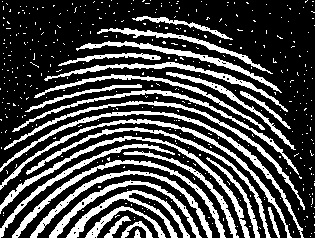
#> input picture entrega2/4-morfologicas/imagenes/imagen5.jpg, 315 x 238 px
$ python 4_2_apertura_clausura_binarias.py
#> lines starting #> are read from the running program, lines starting #| are printed output that depends on the picture; after the words box and inside, x2 and y2 are one past the last pixel; in counts of white or black regions, pixels touching at a corner belong together
# Implementar la apertura y clausura de una imagen binaria

import numpy as np
from PIL import Image, ImageOps
import matplotlib.pyplot as plt
from scipy import ndimage

def imageToArray(filename:str, rgb:bool=False):
#> called with filename = 'imagenes/imagen5.jpg', rgb = False
    img = Image.open(filename)
#> img is the input picture: PIL image 315x238 RGB; min 0, max 255, mean 73.1
    if not rgb:
        img = ImageOps.grayscale(img)
#> img: PIL image 315x238 L
    img_array = np.array(img)
    return img_array

def binaria(input_image, th=127):
#> called with th = 127
    result_image=input_image>=127
#> result_image: shape (238, 315) bool; 28.5% white; 414 white regions (387 under 20 px), largest, box (x1, y1, x2, y2) and area: (0, 111, 304, 238) 1388, (0, 136, 250, 238) 1372, (0, 119, 292, 238) 1337
    return result_image

def apertura(input_image,structure_rank=2, structure_connectivity=1):
#> called with structure_rank = 2, structure_connectivity = 1
    structure=ndimage.generate_binary_structure(structure_rank, structure_connectivity)
    result_image = ndimage.binary_erosion(input_image,structure=structure )
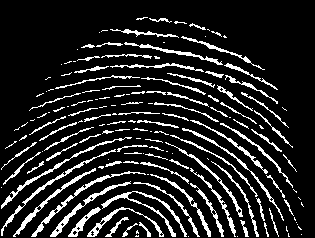
#> result_image: shape (238, 315) bool; 14% white in thin lines or dots, all inside (x1, y1, x2, y2) = (1, 17, 304, 237)
    result_image = ndimage.binary_dilation(result_image,structure=structure )
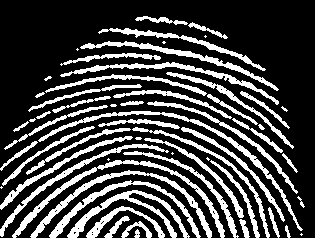
#> result_image: shape (238, 315) bool; 26.5% white; 59 white regions (12 under 20 px), largest, box (x1, y1, x2, y2) and area: (12, 160, 225, 238) 1269, (38, 111, 303, 231) 1189, (30, 170, 212, 238) 1149
    return result_image

def clausura(input_image, structure_rank=2, structure_connectivity=1):
#> called with structure_rank = 2, structure_connectivity = 1
    structure=ndimage.generate_binary_structure(structure_rank, structure_connectivity)
    result_image = ndimage.binary_dilation(input_image,structure=structure )
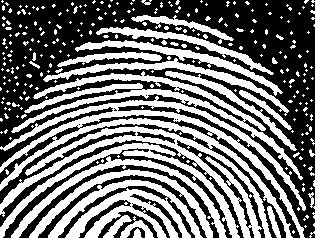
#> result_image: shape (238, 315) bool; 44.6% white; 278 white regions (248 under 20 px), largest, box (x1, y1, x2, y2) and area: (0, 96, 306, 238) 10524, (11, 71, 303, 180) 3789, (48, 179, 203, 238) 3651
    result_image = ndimage.binary_erosion(result_image,structure=structure )
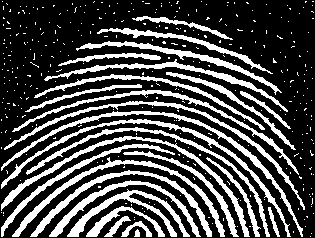
#> result_image: shape (238, 315) bool; 29% white; 366 white regions (339 under 20 px), largest, box (x1, y1, x2, y2) and area: (1, 111, 303, 237) 1421, (1, 136, 250, 237) 1398, (1, 119, 291, 237) 1374
    return result_image


A = imageToArray("imagenes/imagen5.jpg")
A_bin = binaria(A)

# [4 lines of commented-out code are left out]

A_apertura=apertura(A_bin, 2)


A_clausura=clausura(A_bin, 2)


# Imagen A
plt.subplot(1, 3, 1)
plt.title('Imagen A')
plt.imshow(A_bin, cmap='gray')

plt.subplot(1, 3, 2)
plt.title('Apertura')
plt.imshow(A_apertura, cmap='gray')

plt.subplot(1, 3, 3)
plt.title('Clausura')
plt.imshow(A_clausura, cmap='gray')

plt.show()

$ run again, with entrega2/4-morfologicas/imagenes/imagen1.jpg copied over entrega2/4-morfologicas/imagenes/imagen5.jpg
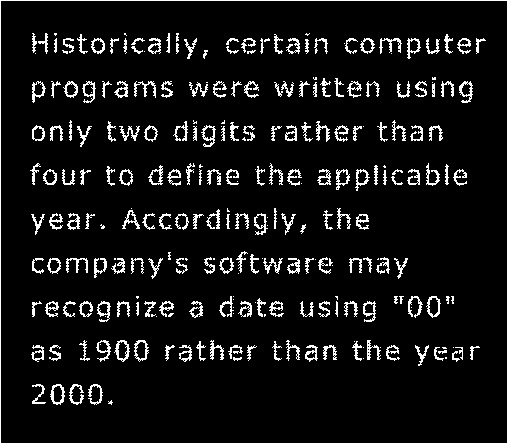
#> input picture entrega2/4-morfologicas/imagenes/imagen1.jpg, 508 x 444 px
#> in imageToArray, img is the input picture: PIL image 508x444 RGB; min 0, max 255, mean 20.3
#> img: PIL image 508x444 L
#> in apertura, `result_image = ndimage.binary_erosion(input_image,structure=structure )`:
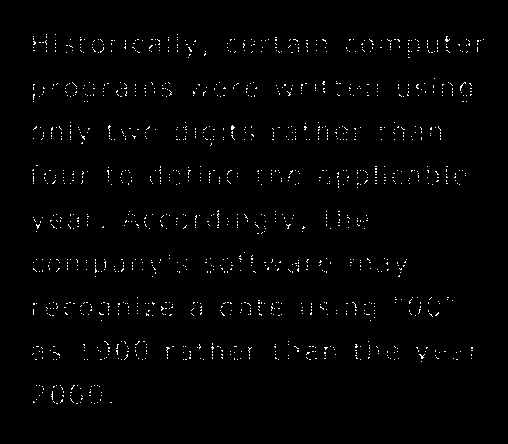
#> result_image: shape (444, 508) bool; 1.2% white in thin lines or dots, all inside (x1, y1, x2, y2) = (32, 34, 484, 404)
#> in clausura, `result_image = ndimage.binary_erosion(result_image,structure=structure )`:
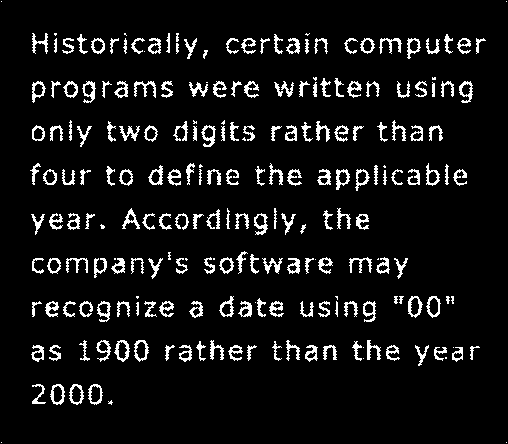
#> result_image: shape (444, 508) bool; 7.7% white in thin lines or dots

$ run again, with entrega2/4-morfologicas/imagenes/imagen3.jpg copied over entrega2/4-morfologicas/imagenes/imagen5.jpg
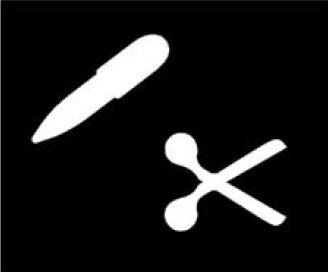
#> input picture entrega2/4-morfologicas/imagenes/imagen3.jpg, 328 x 272 px
#> in imageToArray, img is the input picture: PIL image 328x272 RGB; min 0, max 255, mean 26.5
#> img: PIL image 328x272 L
#> in binaria, `result_image=input_image>=127`:
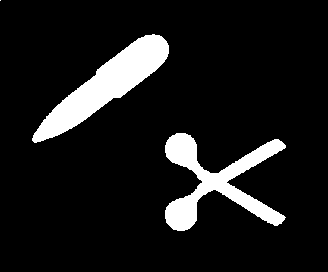
#> result_image: shape (272, 328) bool; 10.2% white; 3 white regions (1 under 20 px), largest, box (x1, y1, x2, y2) and area: (32, 34, 169, 143) 4772, (165, 133, 286, 231) 4309
#> `plt.show()`:
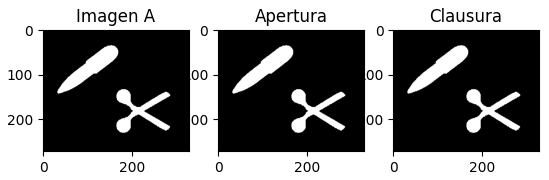
#> figure drawn by matplotlib, 3 panels
